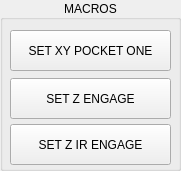
       <widget class="QGroupBox" name="gbMacros">
        <property name="geometry">
         <rect>
          <x>10</x>
          <y>20</y>
          <width>181</width>
          <height>171</height>
         </rect>
        </property>
        <property name="title">
         <string>MACROS</string>
        </property>
        <property name="alignment">
         <set>Qt::AlignCenter</set>
        </property>
        <widget class="QPushButton" name="btnSetXYPocketOne">
         <property name="geometry">
          <rect>
           <x>10</x>
           <y>30</y>
           <width>161</width>
           <height>41</height>
          </rect>
         </property>
         <property name="text">
          <string>SET XY POCKET ONE</string>
         </property>
        </widget>
        <widget class="QPushButton" name="btnSetZEngage">
         <property name="geometry">
          <rect>
           <x>10</x>
           <y>78</y>
           <width>161</width>
           <height>41</height>
          </rect>
         </property>
         <property name="text">
          <string>SET Z ENGAGE</string>
         </property>
        </widget>
        <widget class="QPushButton" name="btnSetZIREngage">
         <property name="geometry">
          <rect>
           <x>10</x>
           <y>124</y>
           <width>161</width>
           <height>41</height>
          </rect>
         </property>
         <property name="text">
          <string>SET Z IR ENGAGE</string>
         </property>
        </widget>
       </widget>
